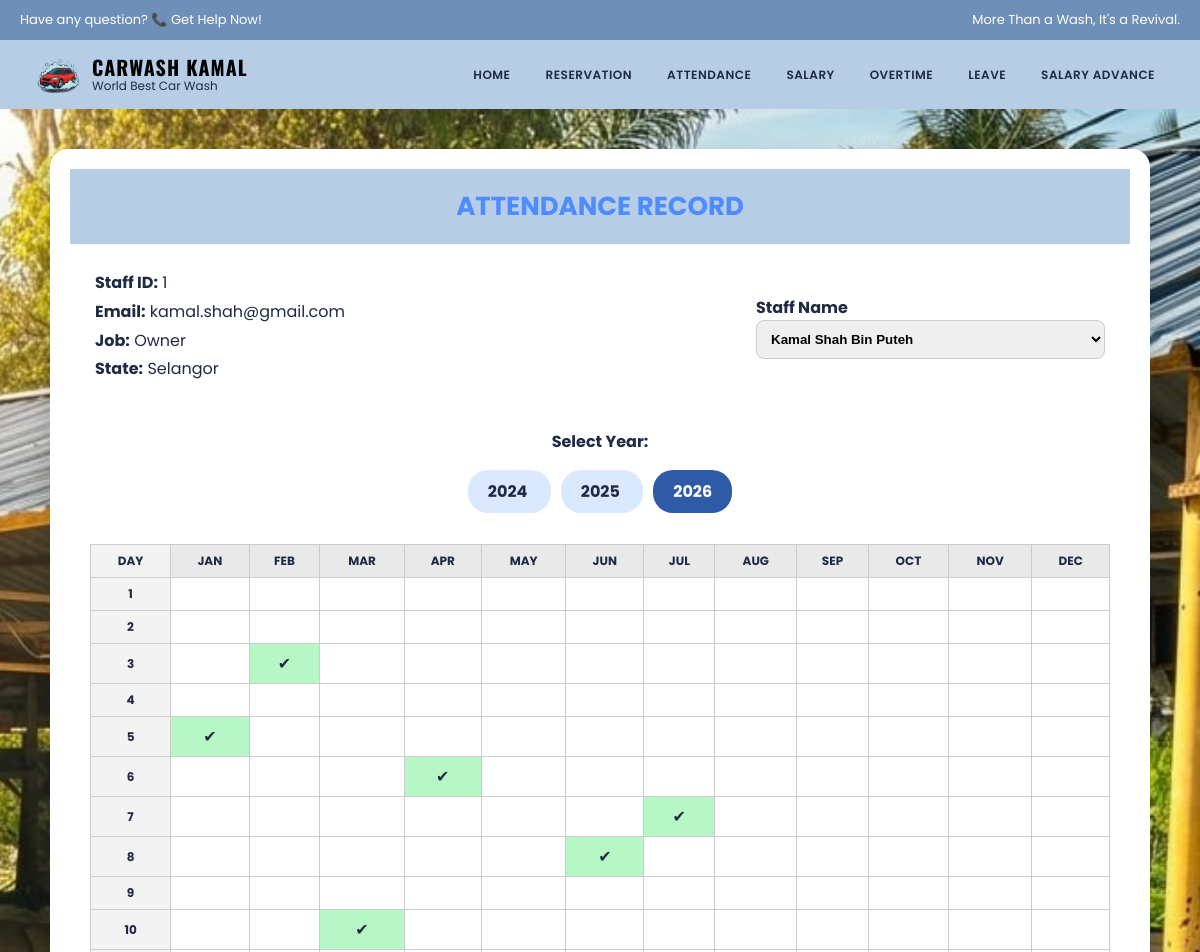
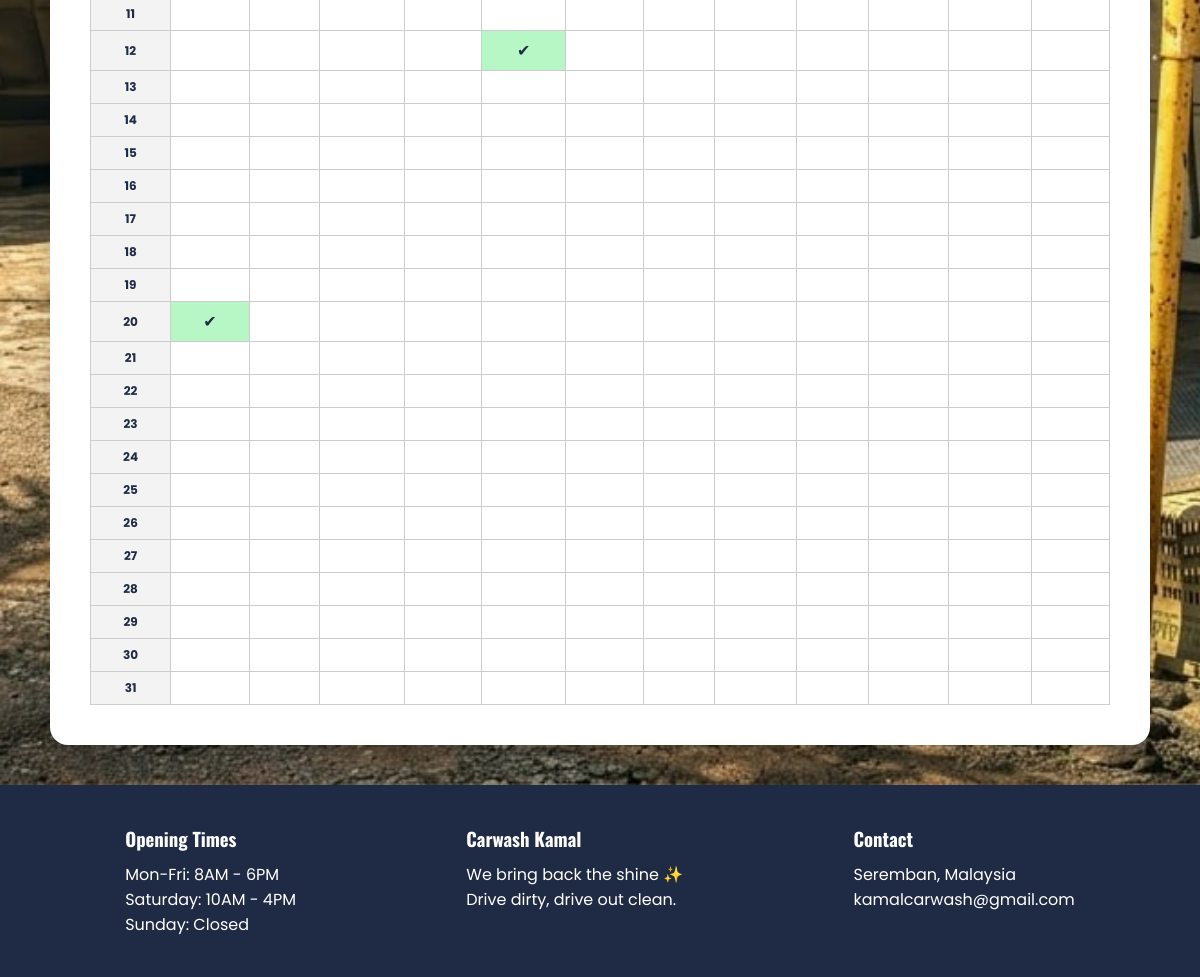
The app's page /staff/pages/attendance.php (signed in) with its own data (2 pictures, top to bottom).
### tables this page shows
CREATE TABLE `staff` (
  `staff_id` int(11) NOT NULL,
  `staff_name` varchar(50) NOT NULL,
  `staff_email` varchar(100) DEFAULT NULL,
  `staff_password` varchar(255) DEFAULT NULL,
  `staff_phonenum` int(11) NOT NULL,
  `staff_dob` date NOT NULL,
  `staff_state` varchar(50) NOT NULL,
  `staff_hiredate` date NOT NULL,
  `staff_salary` int(11) NOT NULL,
  `staff_job` varchar(20) NOT NULL,
  `staff_gender` tinyint(1) NOT NULL,
  `staff_image` varchar(255) DEFAULT NULL
);

### staff/pages/attendance.php (the view, shortened to what this page needs)
<?php
include("../../config.php");
$stmt = $conn->prepare("
    SELECT staff_id, staff_name
    FROM staff
    ORDER BY staff_id ASC
");
$stmt->execute();
$staff_list = $stmt->fetchAll();
if(isset($_GET['staff_id'])){
    $selected_id = $_GET['staff_id'];
}
else{
    $selected_id = $staff_list[0]['staff_id'];
}
$stmt = $conn->prepare("
    SELECT *
    FROM staff
    WHERE staff_id = ?
");
$stmt->execute([
    $selected_id
]);
$staff = $stmt->fetch();
$year = isset($_GET['year'])
? $_GET['year']
: date("Y");
$stmt = $conn->prepare("
    SELECT *
    FROM attendance
    WHERE staff_id = ?
    AND YEAR(attendance_date) = ?
");
$stmt->execute([
    $selected_id,
    $year
]);
$attendance = $stmt->fetchAll();
$attendance_data = [];
foreach($attendance as $row){
    $date = strtotime($row['attendance_date']);
    $month = date("n",$date);
    $day = date("j",$date);
    $attendance_data[$month][$day] = $row['is_present'];
}
?>
<?php include("../includes/header.php"); ?>
<link rel="stylesheet" href="../../css/style.css">
<section class="page-bg">
<div class="card">
<div class="card-header">
ATTENDANCE RECORD
</div>
<div class="staff-info">
<div class="info">
<p>
<b>Staff ID:</b>
<?php echo $staff['staff_id']; ?>
</p>
<p>
<b>Email:</b>
<?php echo $staff['staff_email']; ?>
</p>
<p>
<b>Job:</b>
<?php echo $staff['staff_job']; ?>
</p>
<p>
<b>State:</b>
<?php echo $staff['staff_state']; ?>
</p>
</div>
<div class="staff-select">
<form method="GET">
<label>
<b>Staff Name</b>
</label>
<br>
<select
name="staff_id"
onchange="this.form.submit()"
>
<?php foreach($staff_list as $person){ ?>
<option
value="<?php echo $person['staff_id']; ?>"
<?php
if($person['staff_id']==$selected_id){
    echo "selected";
}
?>
>
<?php echo $person['staff_name']; ?>
</option>
<?php } ?>
</select>
</form>
</div>
</div>
<div style="text-align:center; padding:20px;">
<b>Select Year:</b>
<br><br>
<?php
$current_year = date("Y");
for($i=$current_year-2; $i<=$current_year; $i++){
?>
<a
href="?staff_id=<?php echo $selected_id; ?>&year=<?php echo $i; ?>"
style="
text-decoration:none;
background:
<?php echo ($year==$i) ? '#2f5aa8' : '#dbe9ff'; ?>;
color:
<?php echo ($year==$i) ? 'white' : '#1f2a44'; ?>;
padding:10px 20px;
border-radius:20px;
margin:5px;
font-weight:bold;
"
>
<?php echo $i; ?>
</a>
<?php } ?>
</div>
<div class="table-wrapper">
<table>
<tr>
<th class="day">
DAY
</th>
<th>JAN</th>
<th>FEB</th>
<th>MAR</th>
<th>APR</th>
<th>MAY</th>
<th>JUN</th>
<th>JUL</th>
<th>AUG</th>
<th>SEP</th>
<th>OCT</th>
<th>NOV</th>
<th>DEC</th>
</tr>
<?php for($day=1;$day<=31;$day++){ ?>
<tr>
<td class="day">
<?php echo $day; ?>
</td>
<?php for($month=1;$month<=12;$month++){ ?>
<?php
$status = "";
$class = "";
if(isset($attendance_data[$month][$day])){
    if($attendance_data[$month][$day]==1){
        $status="✔";
        $class="present";
    }
    else{
        $status="✘";
        $class="absent";
    }
}
?>
<td class="<?php echo $class; ?>">
<?php echo $status; ?>
</td>
<?php } ?>
</tr>
<?php } ?>
</table>
</div>
</div>
</section>
<?php include("../includes/footer.php"); ?>

### css/style.css (style rules this page uses)
* { margin: 0; padding: 0; box-sizing: border-box; }
.card { background: white; border-radius: 15px; box-shadow: 0 10px 25px rgba(0,0,0,0.1); padding: 20px; }

### staff/pages/attendance.php (style rules this page uses)
.page-bg { background:url("../../images/hero.jpg") center/cover no-repeat; min-height:100vh; padding:40px 0; display:flex; justify-content:center; }
.card { width:1100px; background:white; border-radius:18px; overflow:hidden; box-shadow:0 12px 30px rgba(0,0,0,0.2); }
.card-header { background:#b7cde6; text-align:center; padding:18px; font-size:26px; font-weight:bold; color:#4f8cff; }
.staff-info { padding:25px; display:flex; justify-content:space-between; align-items:center; }
.info { line-height:1.8; }
.staff-select select { padding:10px; border-radius:8px; border:1px solid #ccc; font-weight:bold; }
.table-wrapper { padding:20px; overflow-x:auto; }
table { width:100%; border-collapse:collapse; font-size:12px; text-align:center; }
th,td { border:1px solid #ccc; padding:7px; }
th { background:#e9e9e9; }
.day { background:#f3f3f3; font-weight:bold; }
.present { background:#b7f7c5; font-size:16px; }

### records on screen
staff: staff_id "1", staff_email "kamal.shah@gmail.com", staff_job "Owner", staff_state "Selangor"

### other values on screen
$status "✔"
form field staff_id "Kamal Shah Bin Puteh"
